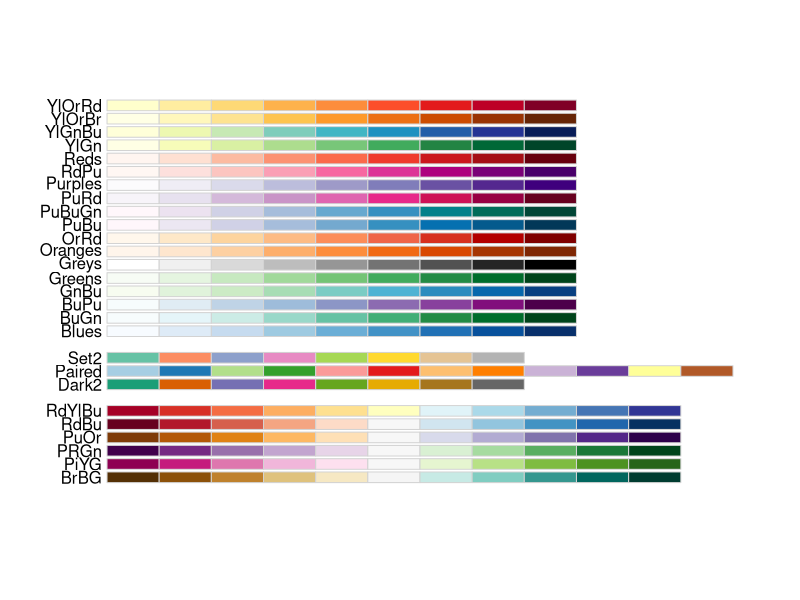
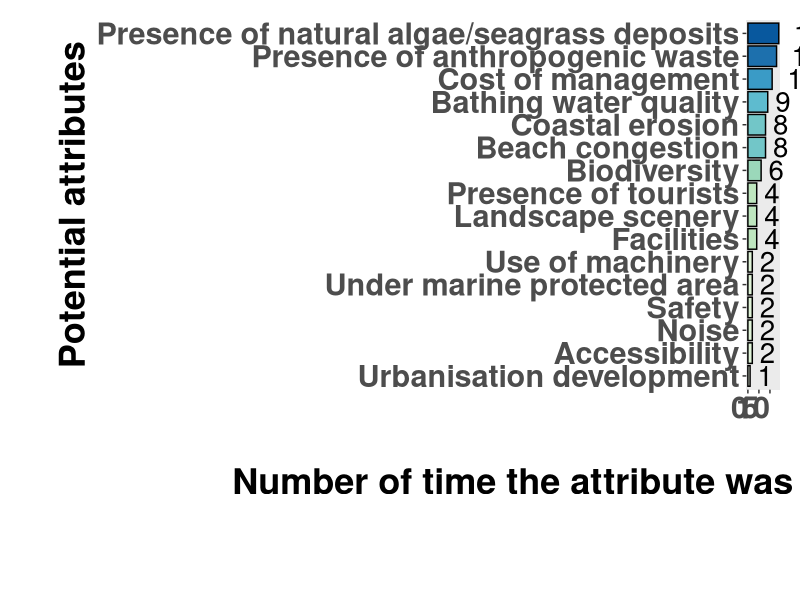
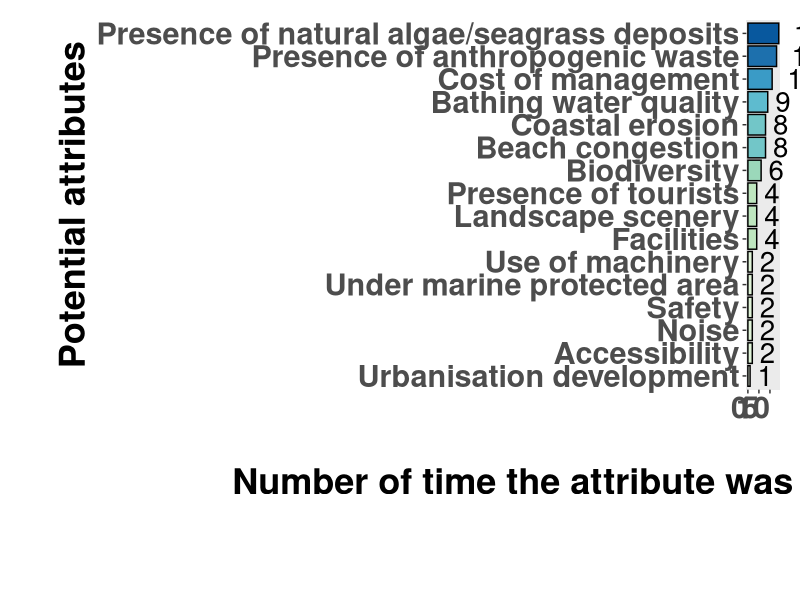
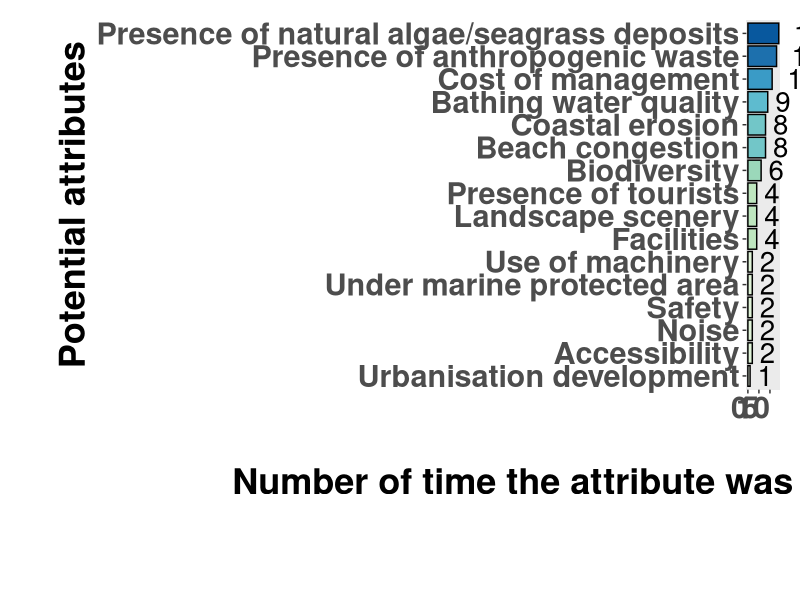

The R source for these figures, in order:
## Summary table for literature review: attribute selection

# Load libraries: 

library(tidyr)
library(tidyverse)
library(dplyr)
library(ggplot2)
library (RColorBrewer) 

# Load the data 

litdata <- read_csv("Data/literature-review-summary-table.csv")

display.brewer.all (colorblindFriendly = T)
# Modify the data 

litdata <- litdata  %>% 
  dplyr::rename("attribute" = 'Potential attributes'
                , "times" = 'Number of time found in the literature review')

litdata$times <- as.numeric(as.character(litdata$times))

str(litdata)

theme_diss <- function(){            # creating a new theme function
  theme(plot.title = element_text(size = 20, face = "bold"),
        plot.subtitle = element_text(size = 16, face = "plain"),
        axis.title = element_text(size = 26,
                                  face = "bold"),
        axis.text.x = element_text(size = 22,
                                   vjust = 1,
                                   hjust = 1, face = "bold"), 
        axis.text.y = element_text(size = 22, face = "bold"),  # define font,
        # font sizes,
        # text angle and
        # alignment
        legend.position = "none",  # remove legend
        plot.margin = unit(c(0.5,0.5,0.5,0.5), units = , "cm"),  # create plot
        # margins
        panel.grid = element_blank())
}  


(lit_barplot <- ggplot(litdata,
                                 aes(x = reorder(attribute, times),
                                     y = times)) +
    geom_bar(position = position_dodge(), # create a barplot
             stat = "identity",
             colour = "black",
             aes(fill = times)) +  # fill the bars according to
    # percentage change value
    scale_fill_distiller(palette = "GnBu", direction = 1) +   # apply a colour
    # gradient
    labs(
         x = "\nPotential attributes", 
         y = "\nNumber of time the attribute was found in the literature review\n\n") + # add title,
    # subtitle and
    # axis labels
    geom_text(aes(label = times), hjust = -0.5, size = 7) +
    coord_flip(clip = "off") +
    theme_diss()) # apply the theme that we created earlier 

save_plot <- function(plot_name, # first put the plot object name
                      file_name = "plot",  #give it a title 
                      width = 20, # set the width, heigh and dpi
                      height = 14, 
                      dpi = 150) {
  
  ggsave(
    paste0(file_name, ".png"), plot_name, width = width,  # save as png
    height = height, dpi = dpi) 
  
  ggsave(
    paste0(file_name, ".pdf"), plot_name, width = width, # save as pdf
    height = height, dpi = dpi
  )
}

save_plot(lit_barplot, file_name = "Figures/lit-review-plot")
